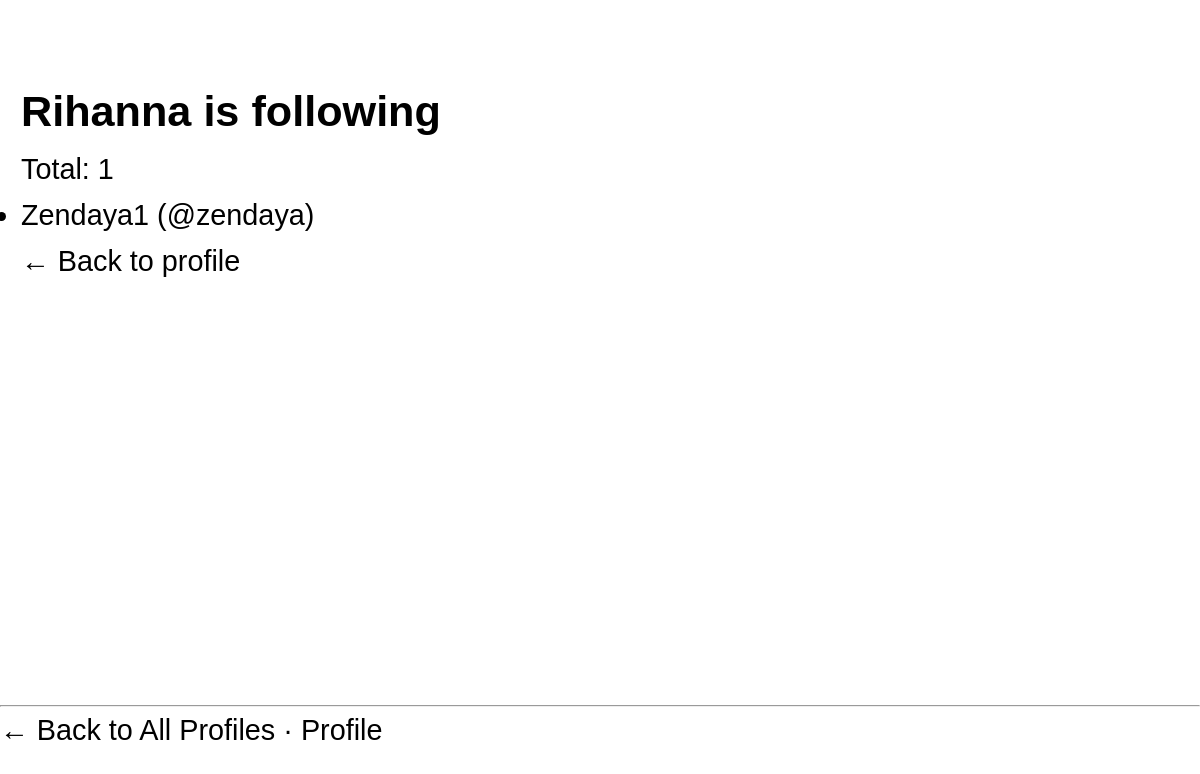
Page /mini_insta/profile/3/following on the committed database.
### mini_insta/models.py (models this page shows, shortened)
class Profile(models.Model):
    user = models.ForeignKey(
        User,
        on_delete=models.CASCADE,
        related_name="profiles",
        null=False,
        blank=True,
        default=1
    )
    username = models.TextField(blank=True)
    display_name = models.TextField(blank=True)
    bio_text = models.TextField(blank=True)
    join_date = models.DateTimeField(auto_now=True)
    profile_image_url = models.URLField(blank=True)
    def get_following(self):
        following_qs = Profile.objects.filter(profile__follower_profile=self).distinct()
        return list(following_qs)
    def get_num_following(self):
        return Follow.objects.filter(follower_profile=self).count()

### mini_insta/views.py (the view)
# urls.py: path("profile/<int:pk>/following", views.ShowFollowingDetailView.as_view(), name="show_following"),
class ShowFollowingDetailView(DetailView):
    model = Profile
    template_name = "mini_insta/show_following.html"
    context_object_name = "profile"

### mini_insta/templates/mini_insta/show_following.html
{% extends 'mini_insta/base.html' %}
{% block content %}
<h2>{{ profile.display_name }} is following</h2>
<p>Total: {{ profile.get_num_following }}</p>
<ul>
  {% for p in profile.get_following %}
    <li>
      <a href="{% url 'mini_insta:show_profile' p.pk %}">
        {{ p.display_name }} (@{{ p.username }})
      </a>
    </li>
  {% empty %}
    <li>Not following anyone yet.</li>
  {% endfor %}
</ul>
<p><a href="{% url 'mini_insta:show_profile' profile.pk %}">← Back to profile</a></p>
{% endblock %}

### static/style_insta.css (style rules this page uses)
* { box-sizing: border-box; margin: 0; padding: 0; }
:root { --accent-color: #c064f5; --accent-light: #f6f5ff; --accent-hover: #ee72d1; }
html { height: 100%; }
body { min-height: 100vh; margin: 0; display: flex; flex-direction: column; font-family: sans-serif; background-color: white; color: black; padding: 1rem; line-height: 1.6; font-size: 1.4em; margin: 5px 5px 5px 5px; }
a { color: black; text-decoration: none; }
@media (min-width: 900px) { body { font-size: 1.8em; padding-top: 72px; } }

### rows in the picture
Profile: display_name "Rihanna", get_num_following "1"
Profile: display_name "Zendaya1", username "zendaya"
